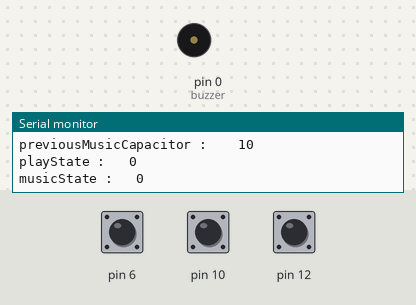
Simulated run of this sketch. Board: Arduino Uno, built with avr-gcc and run on an emulated ATmega328P. Shown: buzzer (waves = sounding), the last lines printed to the serial monitor. The inputs (shaded band) are chosen by the test bench; at power-on: pin 6 HIGH, pin 10 HIGH, pin 12 HIGH.

Above: at 1.3 s.
1.4 s: pin 6 pulled LOW for 3.2 s
7.6 s: pin 10 pulled LOW for 0.3 s
9.4 s: pin 12 pulled LOW for 0.3 s
12.7 s: pin 6 pulled LOW for 0.3 s
At 15.3 s:
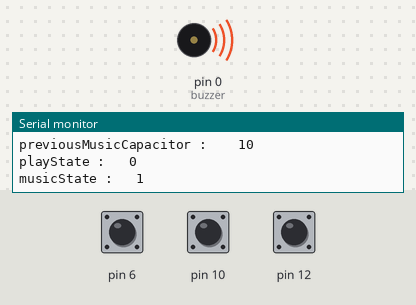
16.0 s: pin 6 pulsed LOW 5 times (0.12 s each, 0.3 s apart)
At 17.4 s:
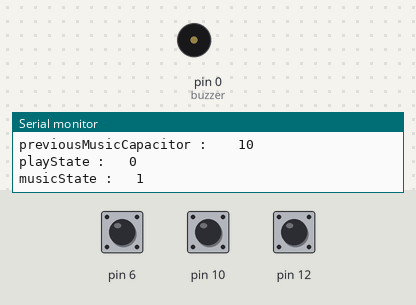
20.5 s: pin 10 pulled LOW for 1 s
Timing chart, 0 to 23.5 s (numbered marks = the images above; inputs shaded):
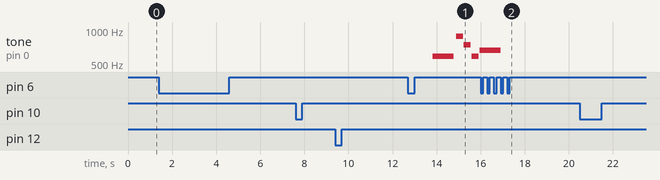

Measured:
- after the input at 12.7 s, tone on pin 0 (buzzer): plays 587 Hz for 0.95 s, 880 Hz for 0.32 s, 740 Hz for 0.32 s, 587 Hz for 0.32 s, 659 Hz for 0.05 s, starting after 1.1 s
- after the input at 16.0 s, tone on pin 0 (buzzer): goes on until 16.9 s, then stays silent

The sketch:

CapacitiveSensorSketch.ino
```cpp
#include <CapacitiveSensor.h>
#define CAP_THRESHOLD   200
#define DEBOUNCE        200
//Melody Note
#define NOTE_B0  31
#define NOTE_C1  33
#define NOTE_CS1 35
#define NOTE_D1  37
#define NOTE_DS1 39
#define NOTE_E1  41
#define NOTE_F1  44
#define NOTE_FS1 46
#define NOTE_G1  49
#define NOTE_GS1 52
#define NOTE_A1  55
#define NOTE_AS1 58
#define NOTE_B1  62
#define NOTE_C2  65
#define NOTE_CS2 69
#define NOTE_D2  73
#define NOTE_DS2 78
#define NOTE_E2  82
#define NOTE_F2  87
#define NOTE_FS2 93
#define NOTE_G2  98
#define NOTE_GS2 104
#define NOTE_A2  110
#define NOTE_AS2 117
#define NOTE_B2  123
#define NOTE_C3  131
#define NOTE_CS3 139
#define NOTE_D3  147
#define NOTE_DS3 156
#define NOTE_E3  165
#define NOTE_F3  175
#define NOTE_FS3 185
#define NOTE_G3  196
#define NOTE_GS3 208
#define NOTE_A3  220
#define NOTE_AS3 233
#define NOTE_B3  247
#define NOTE_C4  262
#define NOTE_CS4 277
#define NOTE_D4  294
#define NOTE_DS4 311
#define NOTE_E4  330
#define NOTE_F4  349
#define NOTE_FS4 370
#define NOTE_G4  392
#define NOTE_GS4 415
#define NOTE_A4  440
#define NOTE_AS4 466
#define NOTE_B4  494
#define NOTE_C5  523
#define NOTE_CS5 554
#define NOTE_D5  587
#define NOTE_DS5 622
#define NOTE_E5  659
#define NOTE_F5  698
#define NOTE_FS5 740
#define NOTE_G5  784
#define NOTE_GS5 831
#define NOTE_A5  880
#define NOTE_AS5 932
#define NOTE_B5  988
#define NOTE_C6  1047
#define NOTE_CS6 1109
#define NOTE_D6  1175
#define NOTE_DS6 1245
#define NOTE_E6  1319
#define NOTE_F6  1397
#define NOTE_FS6 1480
#define NOTE_G6  1568
#define NOTE_GS6 1661
#define NOTE_A6  1760
#define NOTE_AS6 1865
#define NOTE_B6  1976
#define NOTE_C7  2093
#define NOTE_CS7 2217
#define NOTE_D7  2349
#define NOTE_DS7 2489
#define NOTE_E7  2637
#define NOTE_F7  2794
#define NOTE_FS7 2960
#define NOTE_G7  3136
#define NOTE_GS7 3322
#define NOTE_A7  3520
#define NOTE_AS7 3729
#define NOTE_B7  3951
#define NOTE_C8  4186
#define NOTE_CS8 4435
#define NOTE_D8  4699
#define NOTE_DS8 4978
#define REST  0
#define cap_threshold 1000
int tempo = 85;
int buzzer = 0;
int musicState = 0;
boolean play = false;
//Three capacitive sensors
CapacitiveSensor   cs_9_6 = CapacitiveSensor(9,6);
CapacitiveSensor   cs_9_12 = CapacitiveSensor(9,12);
CapacitiveSensor   cs_9_10 = CapacitiveSensor(9,10);

void setup()
{
   cs_9_6.set_CS_AutocaL_Millis(0xFFFFFFFF);     // turn off autocalibrate on channel 1 - just as an example
   cs_9_12.set_CS_AutocaL_Millis(0xFFFFFFFF);     // turn off autocalibrate on channel 1 - just as an example
   cs_9_10.set_CS_AutocaL_Millis(0xFFFFFFFF);     // turn off autocalibrate on channel 1 - just as an example

   Serial.begin(9600);
}

void playMusicOne(){
    int melodyOne[] = {
    NOTE_D5,-4, NOTE_A5,8, NOTE_FS5,8, NOTE_D5,8,
    NOTE_E5,-4, NOTE_FS5,8, NOTE_G5,4,
    NOTE_FS5,-4, NOTE_E5,8, NOTE_FS5,4,
    NOTE_D5,-2,
    NOTE_D5,-4, NOTE_A5,8, NOTE_FS5,8, NOTE_D5,8,
    NOTE_E5,-4, NOTE_FS5,8, NOTE_G5,4,
    NOTE_FS5,-1,
    NOTE_D5,-4, NOTE_A5,8, NOTE_FS5,8, NOTE_D5,8,
    NOTE_E5,-4, NOTE_FS5,8, NOTE_G5,4,
    NOTE_FS5,-4, NOTE_E5,8, NOTE_FS5,4,
    NOTE_D5,-2,
    NOTE_D5,-4, NOTE_A5,8, NOTE_FS5,8, NOTE_D5,8,
    NOTE_E5,-4, NOTE_FS5,8, NOTE_G5,4,
    NOTE_FS5,-1,

  };

  int notes = sizeof(melodyOne) / sizeof(melodyOne[0]) / 2;
  int wholenote = (60000 * 4) / tempo;
  int divider = 0, noteDuration = 0;

delay(1000);
  for (int thisNote = 0; thisNote < notes * 2; thisNote = thisNote + 2) {

    if(cs_9_6.capacitiveSensor(30) > CAP_THRESHOLD){
      play = false;
            delay(1000);

      break;
    }

    // calculates the duration of each note
    divider = melodyOne[thisNote + 1];
    if (divider > 0) {
      // regular note, just proceed
      noteDuration = (wholenote) / divider;
    } else if (divider < 0) {
      // dotted notes are represented with negative durations!!
      noteDuration = (wholenote) / abs(divider);
      noteDuration *= 1.5; // increases the duration in half for dotted notes
    }

    // we only play the note for 90% of the duration, leaving 10% as a pause
    tone(buzzer, melodyOne[thisNote], noteDuration * 0.9);

    // Wait for the specief duration before playing the next note.
    delay(noteDuration);

    // stop the waveform generation before the next note.
    noTone(buzzer);
  }
}

void playMusicTwo(){

    int melodyTwo[] = {

    //Based on the arrangement at https://www.flutetunes.com/tunes.php?id=169

    NOTE_AS4,-2,  NOTE_F4,8,  NOTE_F4,8,  NOTE_AS4,8,//1
    NOTE_GS4,16,  NOTE_FS4,16,  NOTE_GS4,-2,
    NOTE_AS4,-2,  NOTE_FS4,8,  NOTE_FS4,8,  NOTE_AS4,8,
    NOTE_A4,16,  NOTE_G4,16,  NOTE_A4,-2,
    REST,1,

    NOTE_AS4,4,  NOTE_F4,-4,  NOTE_AS4,8,  NOTE_AS4,16,  NOTE_C5,16, NOTE_D5,16, NOTE_DS5,16,//7
    NOTE_F5,2,  NOTE_F5,8,  NOTE_F5,8,  NOTE_F5,8,  NOTE_FS5,16, NOTE_GS5,16,
    NOTE_AS5,-2,  NOTE_AS5,8,  NOTE_AS5,8,  NOTE_GS5,8,  NOTE_FS5,16,
    NOTE_GS5,-8,  NOTE_FS5,16,  NOTE_F5,2,  NOTE_F5,4,

    NOTE_DS5,-8, NOTE_F5,16, NOTE_FS5,2, NOTE_F5,8, NOTE_DS5,8, //11
    NOTE_CS5,-8, NOTE_DS5,16, NOTE_F5,2, NOTE_DS5,8, NOTE_CS5,8,
    NOTE_C5,-8, NOTE_D5,16, NOTE_E5,2, NOTE_G5,8,
    NOTE_F5,16, NOTE_F4,16, NOTE_F4,16, NOTE_F4,16,NOTE_F4,16,NOTE_F4,16,NOTE_F4,16,NOTE_F4,16,NOTE_F4,8, NOTE_F4,16,NOTE_F4,8,

    NOTE_AS4,4,  NOTE_F4,-4,  NOTE_AS4,8,  NOTE_AS4,16,  NOTE_C5,16, NOTE_D5,16, NOTE_DS5,16,//15
    NOTE_F5,2,  NOTE_F5,8,  NOTE_F5,8,  NOTE_F5,8,  NOTE_FS5,16, NOTE_GS5,16,
    NOTE_AS5,-2, NOTE_CS6,4,
    NOTE_C6,4, NOTE_A5,2, NOTE_F5,4,
    NOTE_FS5,-2, NOTE_AS5,4,
    NOTE_A5,4, NOTE_F5,2, NOTE_F5,4,

    NOTE_FS5,-2, NOTE_AS5,4,
    NOTE_A5,4, NOTE_F5,2, NOTE_D5,4,
    NOTE_DS5,-2, NOTE_FS5,4,
    NOTE_F5,4, NOTE_CS5,2, NOTE_AS4,4,
    NOTE_C5,-8, NOTE_D5,16, NOTE_E5,2, NOTE_G5,8,
    NOTE_F5,16, NOTE_F4,16, NOTE_F4,16, NOTE_F4,16,NOTE_F4,16,NOTE_F4,16,NOTE_F4,16,NOTE_F4,16,NOTE_F4,8, NOTE_F4,16,NOTE_F4,8

  };

  // sizeof gives the number of bytes, each int value is composed of two bytes (16 bits)
  // there are two values per note (pitch and duration), so for each note there are four bytes
  int notes=sizeof(melodyTwo)/sizeof(melodyTwo[0])/2;
  // this calculates the duration of a whole note in ms (60s/tempo)*4 beats
  int wholenote = (60000 * 4) / tempo;

  int divider = 0, noteDuration = 0;
delay(1000);

  for (int thisNote = 0; thisNote < notes * 2; thisNote = thisNote + 2) {

    if(play == true && cs_9_6.capacitiveSensor(30) > CAP_THRESHOLD){
      play = false;
            delay(1000);

      break;
    }

    divider = melodyTwo[thisNote + 1];
    if (divider > 0) {
      noteDuration = (wholenote) / divider;
    } else if (divider < 0) {
      noteDuration = (wholenote) / abs(divider);
      noteDuration *= 1.5; // increases the duration in half for dotted notes
    }

    tone(buzzer, melodyTwo[thisNote], noteDuration*0.9);

    delay(noteDuration);

    noTone(buzzer);
  }
}

void playMusicThree(){

    int melodyThree[] = {

    NOTE_FS4,2, NOTE_E4,2,
    NOTE_D4,2, NOTE_CS4,2,
    NOTE_B3,2, NOTE_A3,2,
    NOTE_B3,2, NOTE_CS4,2,
    NOTE_FS4,2, NOTE_E4,2,
    NOTE_D4,2, NOTE_CS4,2,
    NOTE_B3,2, NOTE_A3,2,
    NOTE_B3,2, NOTE_CS4,2,
    NOTE_D4,2, NOTE_CS4,2,
    NOTE_B3,2, NOTE_A3,2,
    NOTE_G3,2, NOTE_FS3,2,
    NOTE_G3,2, NOTE_A3,2,

    NOTE_D4,4, NOTE_FS4,8, NOTE_G4,8, NOTE_A4,4, NOTE_FS4,8, NOTE_G4,8,
    NOTE_A4,4, NOTE_B3,8, NOTE_CS4,8, NOTE_D4,8, NOTE_E4,8, NOTE_FS4,8, NOTE_G4,8,
    NOTE_FS4,4, NOTE_D4,8, NOTE_E4,8, NOTE_FS4,4, NOTE_FS3,8, NOTE_G3,8,
    NOTE_A3,8, NOTE_G3,8, NOTE_FS3,8, NOTE_G3,8, NOTE_A3,2,
    NOTE_G3,4, NOTE_B3,8, NOTE_A3,8, NOTE_G3,4, NOTE_FS3,8, NOTE_E3,8,
    NOTE_FS3,4, NOTE_D3,8, NOTE_E3,8, NOTE_FS3,8, NOTE_G3,8, NOTE_A3,8, NOTE_B3,8,

    NOTE_G3,4, NOTE_B3,8, NOTE_A3,8, NOTE_B3,4, NOTE_CS4,8, NOTE_D4,8,
    NOTE_A3,8, NOTE_B3,8, NOTE_CS4,8, NOTE_D4,8, NOTE_E4,8, NOTE_FS4,8, NOTE_G4,8, NOTE_A4,2,
    NOTE_A4,4, NOTE_FS4,8, NOTE_G4,8, NOTE_A4,4,
    NOTE_FS4,8, NOTE_G4,8, NOTE_A4,8, NOTE_A3,8, NOTE_B3,8, NOTE_CS4,8,
    NOTE_D4,8, NOTE_E4,8, NOTE_FS4,8, NOTE_G4,8, NOTE_FS4,4, NOTE_D4,8, NOTE_E4,8,
    NOTE_FS4,8, NOTE_CS4,8, NOTE_A3,8, NOTE_A3,8,

    NOTE_CS4,4, NOTE_B3,4, NOTE_D4,8, NOTE_CS4,8, NOTE_B3,4,
    NOTE_A3,8, NOTE_G3,8, NOTE_A3,4, NOTE_D3,8, NOTE_E3,8, NOTE_FS3,8, NOTE_G3,8,
    NOTE_A3,8, NOTE_B3,4, NOTE_G3,4, NOTE_B3,8, NOTE_A3,8, NOTE_B3,4,
    NOTE_CS4,8, NOTE_D4,8, NOTE_A3,8, NOTE_B3,8, NOTE_CS4,8, NOTE_D4,8, NOTE_E4,8,
    NOTE_FS4,8, NOTE_G4,8, NOTE_A4,2,


  };

  int notes = sizeof(melodyThree) / sizeof(melodyThree[0]) / 2;
  int wholenote = (60000 * 4) / tempo;

  int divider = 0, noteDuration = 0;
delay(1000);

  for (int thisNote = 0; thisNote < notes * 2; thisNote = thisNote + 2) {

    if(play == true && cs_9_6.capacitiveSensor(30) > CAP_THRESHOLD){
      play = false;
      delay(1000);
      break;
    }

    divider = melodyThree[thisNote + 1];
    if (divider > 0) {
      noteDuration = (wholenote) / divider;
    } else if (divider < 0) {
      noteDuration = (wholenote) / abs(divider);
      noteDuration *= 1.5;
    }

    tone(buzzer, melodyThree[thisNote], noteDuration * 0.9);
    delay(noteDuration);
    noTone(buzzer);
  }

}

void switchMusic(int playPaulse, int nextMusic, int previousMusic){
  if(nextMusic > CAP_THRESHOLD){
    musicState += 1;
    if(musicState > 3){
      musicState = 1;
    }
  }
  if(previousMusic > CAP_THRESHOLD){
    musicState -= 1;
    if(musicState < 1){
      musicState = 3;
    }
  }

  if(play == false &&  playPaulse > CAP_THRESHOLD){
    play = true;
  }else if(play == true && playPaulse > CAP_THRESHOLD){
    play = false;
  }

  if(musicState == 1 && play == true){
    playMusicOne();
  }else if(musicState ==2 && play == true){
    playMusicTwo();
  }else if(musicState == 3 && play == true){
    playMusicThree();
  }
}
void loop()
{
    long playPaulse =  cs_9_6.capacitiveSensor(30);
    long nextMusic =  cs_9_12.capacitiveSensor(30);
    long previousMusic =  cs_9_10.capacitiveSensor(30);

    switchMusic(playPaulse, nextMusic, previousMusic);
    Serial.print("playPaulseCapacitor :   ");
    Serial.print(playPaulse);
    Serial.print("\n");
    Serial.print("nextMusicCapacitor :    ");
    Serial.print(nextMusic);
    Serial.print("\n");
    Serial.print("previousMusicCapacitor :    ");
    Serial.println(previousMusic);
    Serial.print("\n");
    Serial.print("playState :   ");
    Serial.print(play);
    Serial.print("\n");
    Serial.print("musicState :   ");
    Serial.print(musicState);
    Serial.print("\n");
    delay(DEBOUNCE);
}
```
